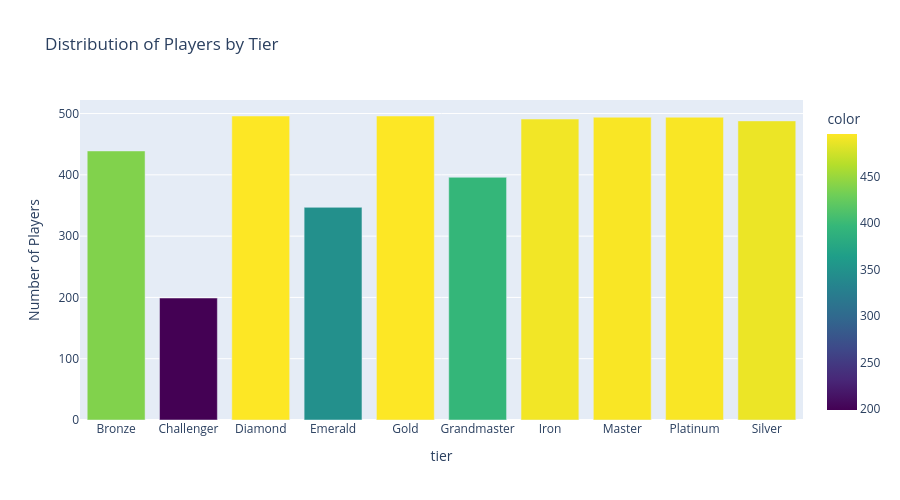

Write notebook code for a chart like this one.
### Code cell
# Visualization 1: Tier Distribution
# Make sure tier_counts is defined
if 'tier_counts' not in locals():
    tier_counts = rank_df['tier'].value_counts().sort_index()

fig = px.bar(tier_counts, title="Distribution of Players by Tier", 
             labels={'index': 'Tier', 'value': 'Number of Players'},
             color=tier_counts.values, color_continuous_scale='viridis')
fig.update_layout(height=500, showlegend=False)
fig.show()

print("✓ Insight: Balanced distribution across all 9 tiers (489-890 per tier)")

### Figure 1 — Plotly figure (JSON) as saved in the notebook; plotly's stock layout.template omitted (floating-point values rounded to 4 significant figures)
{"data": [{"hovertemplate": "tier=%{x}<br>Number of Players=%{y}<br>color=%{marker.color}<extra></extra>", "legendgroup": "", "marker": {"color": [439, 199, 496, 347, 496, 396, 491, 494, 494, 488], "coloraxis": "coloraxis", "pattern": {"shape": ""}}, "name": "", "orientation": "v", "showlegend": false, "textposition": "auto", "type": "bar", "x": ["Bronze", "Challenger", "Diamond", "Emerald", "Gold", "Grandmaster", "Iron", "Master", "Platinum", "Silver"], "xaxis": "x", "y": [439, 199, 496, 347, 496, 396, 491, 494, 494, 488], "yaxis": "y"}], "layout": {"barmode": "relative", "coloraxis": {"colorbar": {"title": {"text": "color"}}, "colorscale": [[0, "#440154"], [0.1111, "#482878"], [0.2222, "#3e4989"], [0.3333, "#31688e"], [0.4444, "#26828e"], [0.5556, "#1f9e89"], [0.6667, "#35b779"], [0.7778, "#6ece58"], [0.8889, "#b5de2b"], [1, "#fde725"]]}, "height": 500, "legend": {"tracegroupgap": 0}, "showlegend": false, "title": {"text": "Distribution of Players by Tier"}, "xaxis": {"anchor": "y", "domain": [0, 1], "title": {"text": "tier"}}, "yaxis": {"anchor": "x", "domain": [0, 1], "title": {"text": "Number of Players"}}}}
